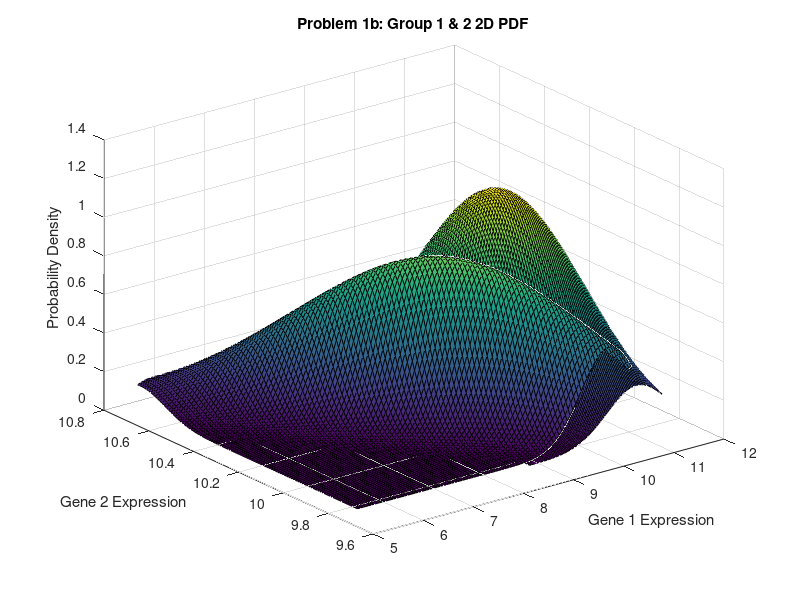
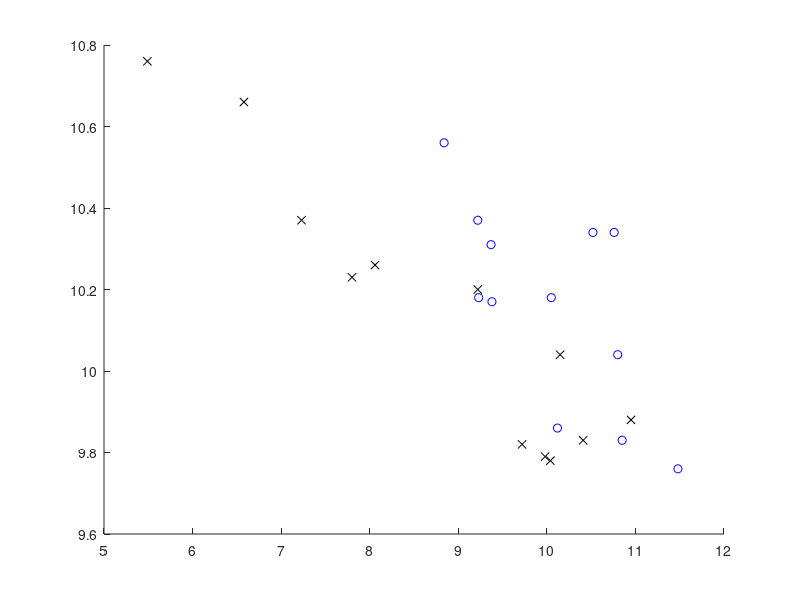

Here is the MATLAB script that generated these plots, in order: (Note: this script raises an error after producing the figures.)
clear all
clc
close all

%PROBLEM 1

%Problem 1a

%define the groups. gene 1 expression in row 1, gene 2 expression in row 2
g1 = [10.95 6.58 5.49 7.23 8.06 7.8 9.98 10.15 10.41 9.72 9.22 10.04;9.88 10.66 10.76 10.37 10.26 10.23 9.79 10.04 9.83 9.82 10.2 9.78];
g2 = [10.76 9.37 8.84 9.22 9.23 10.8 10.85 10.05 10.52 10.12 9.38 11.48;10.34 10.31 10.56 10.37 10.18 10.04 9.83 10.18 10.34 9.86 10.17 9.76];
%grab g1 and g2 lengths
n1=length(g1);
n2=length(g2);
%calc sum of g1 and g2 rows
sum_g1 = sum(g1,2);
sum_g2 = sum(g2,2);
%calc means of g1 and g2
disp('Problem 1a')
disp('The following means and covariences for g1 and g2:') 
mean_g1 = (1/12)*sum_g1
mean_g2 = (1/12)*sum_g2
%calc covariance for g1
sum_c11 = 0;
sum_c12 = 0;
sum_c22 = 0;
%calc the elements of the g1 covarianc array
for i = 1:length(g1)
    x1 = g1(1,i);
    m1 = mean_g1(1,1);
    x2 = g1(2,i);
    m2 = mean_g1(2,1);
    sum_c11 = sum_c11 + (x1-m1)^2;
    sum_c12 = sum_c12 + ((x1-m1)*(x2-m2));
    sum_c22 = sum_c22 + (x2-m2)^2;
end
%technically don't need this, can use sum_c12 but to make steps clear kept
%this in
sum_c21 = sum_c12;
C1 = [(1/n1)*sum_c11 (1/n1)*sum_c12; (1/n1)*sum_c21 (1/n1)*sum_c22]
%C1_check = cov(g1(1,:),g1(2,:))
%calc covariance for g2
sum_c11 = 0;
sum_c12 = 0;
sum_c22 = 0;
%calc the elements of the g2 covariance array
for i = 1:length(g2)
    %i;
    x1 = g2(1,i);
    m1 = mean_g2(1,1);
    x2 = g2(2,i);
    m2 = mean_g2(2,1);
    sum_c11 = sum_c11 + (x1-m1)^2;
    sum_c12 = sum_c12 + ((x1-m1)*(x2-m2));
    sum_c22 = sum_c22 + (x2-m2)^2;
end
%technically don't need this, can use sum_c12 but to make steps clear kept
%this in
sum_c21 = sum_c12;
C2 = [(1/n2)*sum_c11 (1/n2)*sum_c12; (1/n2)*sum_c21 (1/n2)*sum_c22]
%C2_check = cov(g2(1,:),g2(2,:))

%Problem 1b

%plot 2D PDFs
%grabbing min/max values from g1 gene 1 and gene 2 expressions
g1minx=min(g1(1,:));g1maxx=max(g1(1,:));
g1miny=min(g1(2,:));g1maxy=max(g1(2,:));
%creating set of numbers with min/max values for meshgrid
g1X1 = linspace(g1minx,g1maxx);g1X2 = linspace(g1miny,g1maxy);
[gene1,gene2] = meshgrid(g1X1,g1X2);
g1_pdf = mvnpdf([gene1(:) gene2(:)],mean_g1',C1);
g1_pdf = reshape(g1_pdf,length(g1X2),length(g1X1));
%plot g1 and g2 PDFs
figure(1);
surf(g1X1,g1X2,g1_pdf);
title('Problem 1b: Group 1 & 2 2D PDF')
xlabel('Gene 1 Expression'); 
ylabel('Gene 2 Expression'); 
zlabel('Probability Density');
hold on;
%setting x and y planes for g2 2D PDF
%grabbing min/max values from gene 1 and gene 2
g2minx=min(g2(1,:));g2maxx=max(g2(1,:));
g2miny=min(g2(2,:));g2maxy=max(g2(2,:));
%creating set of numbers with min/max values for meshgrid
g2X1 = linspace(g2minx,g2maxx);g2X2 = linspace(g2miny,g2maxy);
[gene1,gene2] = meshgrid(g2X1,g2X2);
g2_pdf = mvnpdf([gene1(:) gene2(:)],mean_g2',C2);
g2_pdf = reshape(g2_pdf,length(g2X2),length(g2X1));
surf(g2X1,g2X2,g2_pdf);
hold off;

%Problem 1c

%plot scatter plots for g1 and g2
figure(2);
scatter(g1(1,:),g1(2,:),'k','x')
hold on;
scatter(g2(1,:),g2(2,:),'b','o')
%making 24x2 matrix for classify fct
training_data = [g1';g2'];
g1_ones = ones(12,1);g2_zeros = zeros(12,1);labels = [g1_ones;g2_zeros];
%Solving for the coefficients of the Bayesian
[C, err, P, logp, coeff] = classify(training_data,training_data,labels,'quadratic');
K = coeff(1,2).const;
L = coeff(1,2).linear;
Q = coeff(1,2).quadratic;
f = @(x,y) K + [x y]*L + sum(([x y]*Q).*[x y],2);
%grabbing the min and max values of training and testing data since you
%want the bayesian line to go thru all data
h2 = ezplot(f,[5.41 11.66 9.5 11.31]);

%PROBLEM 2

%Problem 2a

%define groups
test_g1 = [10.3 8.41 9.72 5.41 9.45 9.26 10.16 10.92 10.83 9.26;10.05 10.03 10.66 11.31 10.74 9.64 9.83 9.75 10.17 9.81];
test_g2 = [11.3 10.9 10.28 10.52 10.82 11.7 11 11.3 11.04 11.66;9.56 10.48 9.88 10.08 10.29 10.43 9.63 9.5 9.72 9.91];
%arrays holding decision values for test groups 1 and 2
dec_test_g1 = zeros(1,10);
dec_test_g2 = zeros(1,10);
%values initialized for Se and Sp
TP = 0;
FN = 0;
FP = 0;
TN = 0;
%initializing arrays for classified and misclassified test g1 and g2 gene
%expression values
test_g1x1_right = [];
test_g1x2_right = [];

test_g1x1_wrong = [];
test_g1x2_wrong = [];

test_g2x1_right = [];
test_g2x2_right = [];

test_g2x1_wrong = [];
test_g2x2_wrong = [];
%loop that iterates thru ground 1 and 2 test data sorts determines
%classifications
for i = 1:length(test_g1)
    %setting decision values for test data g1 and g2
    dec_test_g1(1,i) = -.5*(test_g1(:,i))'*(inv(C1))*(test_g1(:,i))+(test_g1(:,i))'*(inv(C1))*(mean_g1)-.5*(mean_g1)'*(inv(C1))*(mean_g1)+.5*(test_g1(:,i))'*(inv(C2))*(test_g1(:,i))-(test_g1(:,i))'*(inv(C2))*(mean_g2)+.5*(mean_g2)'*(inv(C2))*(mean_g2)-.5*(log(det(C1)))+.5*(log(det(C2)));
    dec_test_g2(1,i) = -.5*(test_g2(:,i)')*(inv(C1))*(test_g2(:,i))+(test_g2(:,i)')*(inv(C1))*(mean_g1)-.5*(mean_g1')*(inv(C1))*(mean_g1)+.5*(test_g2(:,i)')*(inv(C2))*(test_g2(:,i))-(test_g2(:,i)')*(inv(C2))*(mean_g2)+.5*(mean_g2')*(inv(C2))*(mean_g2)-.5*(log(det(C1)))+.5*(log(det(C2)));
    %Group 1 decision values should be positive. If it is, then data points are
    %correctly classified, increment TP
    if dec_test_g1(1,i) > 0
        test_g1x1_right = [test_g1x1_right test_g1(1,i)];
        test_g1x2_right = [test_g1x2_right test_g1(2,i)];
        TP = TP + 1;
    %If group 1 decision value negative, missclassified. increment FN
    else
        test_g1x1_wrong = [test_g1x1_wrong test_g1(1,i)];
        test_g1x2_wrong = [test_g1x2_wrong test_g1(2,i)];
        FN = FN + 1;
    end
    %Group 2 decision values should be negative. If it is, then data points are
    %correctly classified, increment TN
    if dec_test_g2(1,i) < 0
        test_g2x1_right = [test_g2x1_right test_g2(1,i)];
        test_g2x2_right = [test_g2x2_right test_g2(2,i)];
        TN = TN + 1;
    %If group 2 decision value positive, misclassified. increment FP
    else
        test_g2x1_wrong = [test_g2x1_wrong test_g2(1,i)];
        test_g2x2_wrong = [test_g2x2_wrong test_g2(2,i)];
        FP = FP + 1;
    
    end
end
%take correct/misclassified x1 and x2 values and place into
%correct/misclassified arrays for scatter plot
test_g1_right = [test_g1x1_right;test_g1x2_right];
test_g2_right = [test_g2x1_right;test_g2x2_right];

test_g1_wrong = [test_g1x1_wrong;test_g1x2_wrong];
test_g2_wrong = [test_g2x1_wrong;test_g2x2_wrong];
%Se and Sp values based on TP, FP, TN, FN
disp('Problem 2a')
disp('The following are the test data classification accuracy, sensitivity, and specificity:') 
testg1_Acc = length(test_g1_right)/length(test_g1)
testg2_Acc = length(test_g2_right)/length(test_g2)
Se = TP/(TP+FN)
Sp = 1-(FP/(FP+TN))

%Problem 2b

I_fct = 0;
%Need to check each individual decision value in g1 with every decision value
%in g2. Need nested for loop
for i = 1:length(dec_test_g1)
    for j = 1:length(dec_test_g2)
        I_fct = I_fct + (dec_test_g1(1,i) > dec_test_g2(1,j)) + (dec_test_g1(1,i) == dec_test_g2(1,j));
    end
end
disp('Problem 2b')
disp('The Area Under the Receiver-Operator Characteristic Curve:') 
AUC = (1/(length(dec_test_g1)*length(dec_test_g2)))*(I_fct)

%Problem 2c

%Plot the classified/misclassified values of test g1 and g2. Labeling the
%correctly classified values green and misclassified red.
scatter(test_g1_right(1,:),test_g1_right(2,:),'g','x')
scatter(test_g1_wrong(1,:),test_g1_wrong(2,:),'r','x')
scatter(test_g2_right(1,:),test_g2_right(2,:),'g','o')
scatter(test_g2_wrong(1,:),test_g2_wrong(2,:),'r','o')
title('Problem 1c & 2c: Gene Expression Training & Test Data Scatterplot and Decision Boundary');
xlabel('Gene 1 Expression'); 
ylabel('Gene 2 Expression');
legend('Training Group 1','Training Group 2','Decision Line','Test Group 1 Correct','Test Group 1 Incorrect','Test Group 2 Correct','Test Group 2 Incorrect');
hold off;